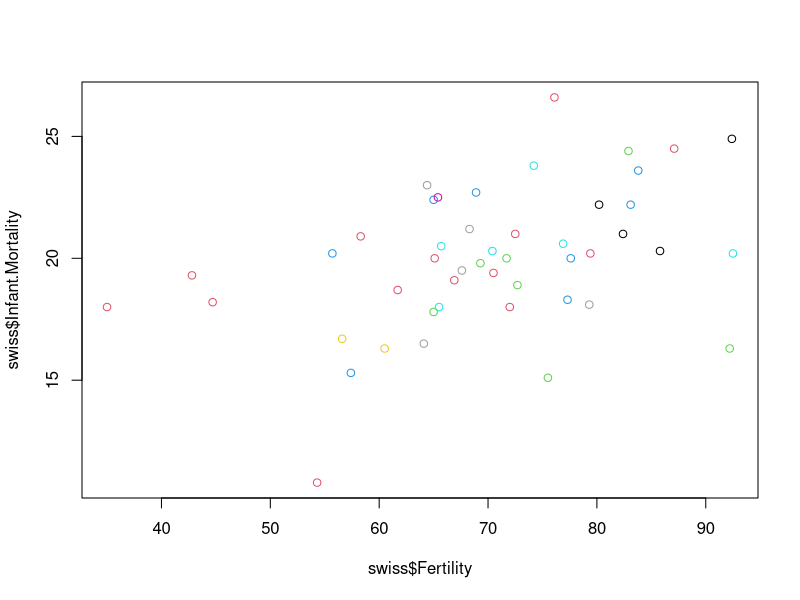
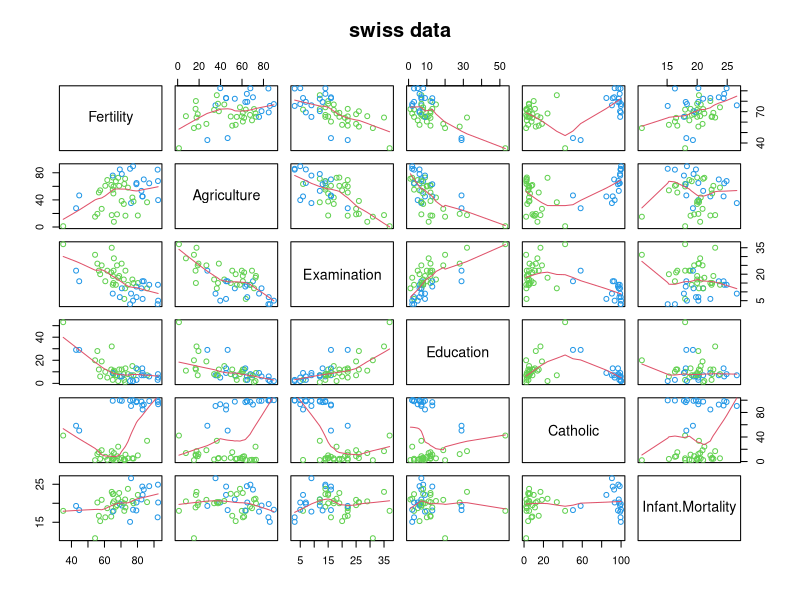
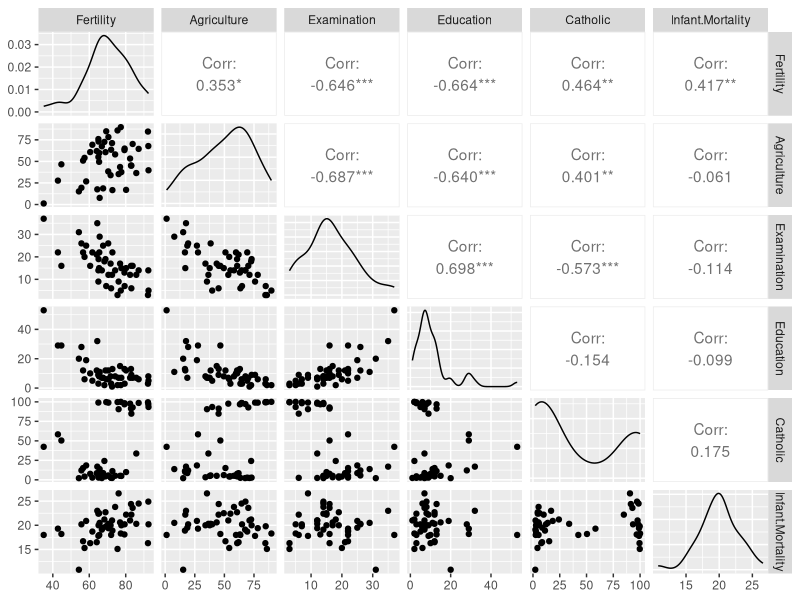

These figures' R source, in order:
## ---- chunk 1
knitr::opts_chunk$set(echo = FALSE)
## ---- chunk 2
library(GGally)
plot(swiss$Fertility, swiss$Infant.Mortality, data = swiss, col= swiss$Catholic)
pairs(swiss, panel = panel.smooth, main = "swiss data",col = 3 + (swiss$Catholic > 50))
ggpairs(swiss)
